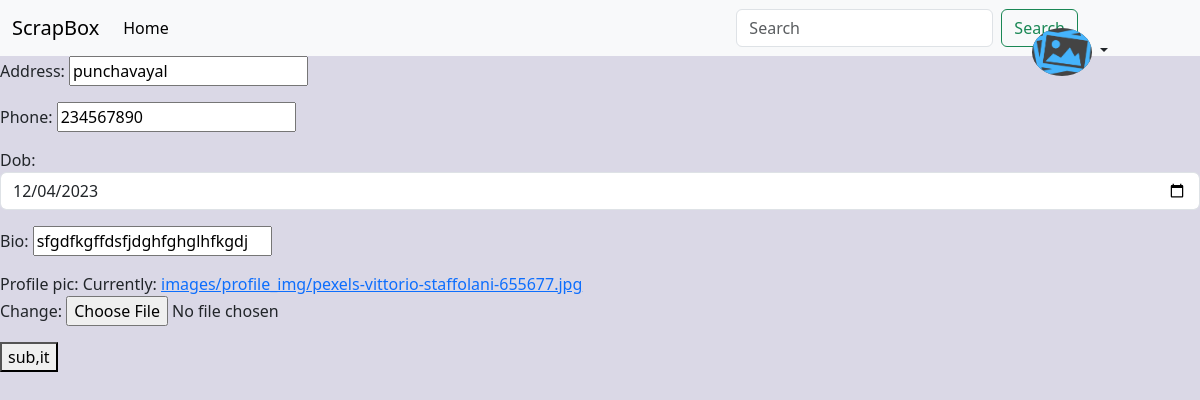
The page /profile/3/change on the database its author committed.
### scrapbox/models.py (models this page shows, shortened)
class UserProfile(models.Model):
    user=models.OneToOneField(User,on_delete=models.CASCADE,related_name="profile")
    address=models.CharField(max_length=200)
    phone=models.CharField(max_length=200)
    dob=models.DateField(null=True)
    bio=models.CharField(max_length=200)
    profile_pic=models.ImageField(null=True,upload_to="images\profile_img")

### scrapbox/views.py (the view, shortened to what this page needs)
# urls.py: path('profile/<int:pk>/change',views.ProfileUpdateView.as_view(),name="profile-update"),
class ProfileUpdateView(UpdateView):
     template_name="profile_add.html"
     form_class=UserProfileForm
     model=UserProfile

### scrapbox/forms.py
class UserProfileForm(forms.ModelForm):
    class Meta:
        model=UserProfile
        exclude=("user","following","block")
        widgets={
            "dob":forms.DateInput(attrs={"class":"form-control","type":"date"})
        }

### scrapbox/templates/profile_add.html (shortened to what this page needs)
{%extends 'base_nav.html'%}
{%block body_nav%}
<form action="" method="post" enctype="multipart/form-data">
    {{form.as_p}}
    <button type="submit">sub,it</button>
</form>
{%endblock%}

### scrapbox/static/scrapbox1/css/style.css (style rules this page uses)
.bgcolor { background-color: #dad8e6; height: 100vh; }

### rows shown on the page
UserProfile: address "punchavayal", phone "234567890", dob "12/04/2023", bio "sfgdfkgffdsfjdghfghglhfkgdj"
